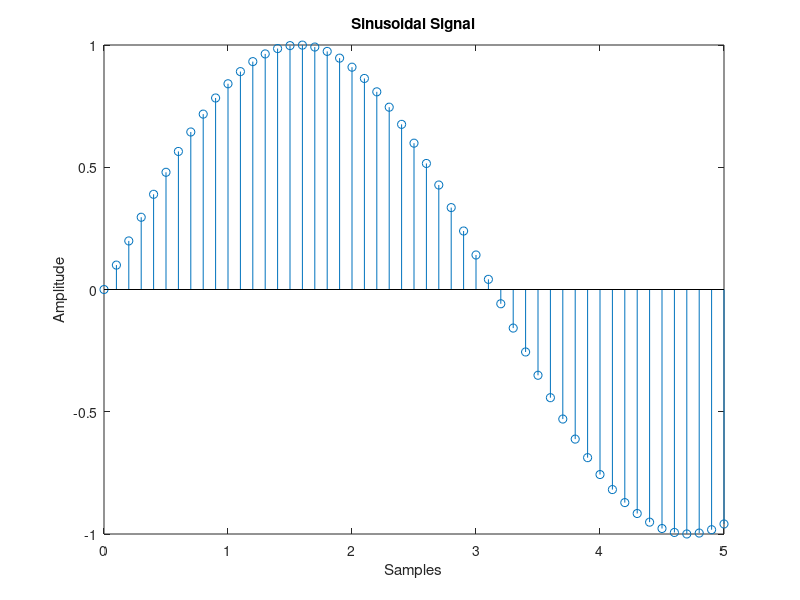

MATLAB code for this plot:
%discrete time sinusoidal signal generation - roll no. TC-065
clc;
clear all;
close all;
disp('Sinusoidal Signal generation');
N=input('Enter no. of samples: ');
n=0:0.1:N;
x=sin(n);
figure, stem(n,x);
xlabel('Samples');
ylabel('Amplitude');
title('Sinusoidal Signal');